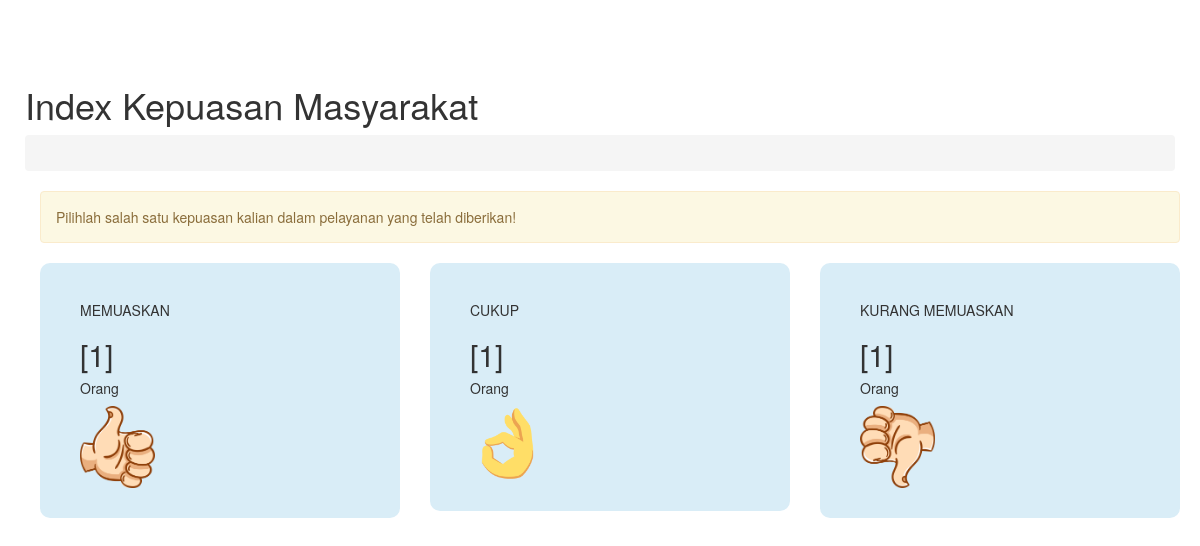
The page /ikm.php on the database its author committed.
### tables this page shows
CREATE TABLE `ikm` (
  `id_ikm` int(5) NOT NULL,
  `puas` int(5) NOT NULL,
  `cukup` int(5) NOT NULL,
  `kurang` int(5) NOT NULL
);

### ikm.php (the view, shortened to what this page needs)
<!DOCTYPE html>
<html lang="en">
  <head>
    <link href="assets/css/bootstrap.css" rel="stylesheet">
    <link href="assets/css/sb-admin.css" rel="stylesheet">
    <link rel="stylesheet" href="assets/font-awesome/css/font-awesome.min.css">
  </head>
<body>
<?php
include"header.php";
?>
<div id="page-wrapper">
<div class="row" id="contentInput" >
  <div class="col-lg-12">
    <h1>Index Kepuasan Masyarakat</h1>
      <ol class="breadcrumb">
      </ol>
  </div>
</div>
<?php
  include 'koneksiIKM.php';
  $tampil = mysqli_query($koneksi, "SELECT * FROM ikm");
  $data = mysqli_fetch_array($tampil);
?>
  <div class="container">
    <div class="alert alert-warning" role="alert">
      Pilihlah salah satu kepuasan kalian dalam pelayanan yang telah diberikan!
    </div>
    <div class="row">
      <div class="col-md-4">
        <div class="bg-info box text-white">
          <div class="row">
            <div class="col-md-12">
              <h5>MEMUASKAN</h5>
              <h2>[<?=$data['puas']?>]</h2>
              <h5>Orang</h5>
            </div>
            <div class="col-md-4">
              <a href="simpan.php?ket=memuaskan" title="Jika anda merasa nyaman/puas dengan pelayanan yang sudah diberikan maka klik icon ini">
                <img src="img/memuaskan.png" style="width: 75px;">
              </a>
            </div>
          </div>
        </div>
      </div>
       <div class="col-md-4">
        <div class="bg-info box text-white">
          <div class="row">
            <div class="col-md-12">
              <h5>CUKUP</h5>
              <h2>[<?=$data['cukup']?>]</h2>
              <h5>Orang</h5>
            </div>
             <div class="col-md-4">
              <a href="simpan.php?ket=cukup" title="Jika anda merasa nyaman/cukup dengan pelayanan yang sudah diberikan maka klik icon ini">
                <img src="img/cukup.png" style="width: 75px;">
              </a>
            </div>
          </div>
        </div>
      </div>
       <div class="col-md-4">
        <div class="bg-info box text-white">
          <div class="row">
            <div class="col-md-12">
              <h5>KURANG MEMUASKAN</h5>
              <h2>[<?=$data['kurang']?>]</h2>
              <h5>Orang</h5>
            </div>
             <div class="col-md-4">
              <a href="simpan.php?ket=kurang" title="Jika anda merasa kurang nyamandengan pelayanan yang sudah diberikan maka klik icon ini">
                <img src="img/kurang.png" style="width: 75px;">
              </a>
          </div>
        </div>
      </div>
    </div>
  </div>
  </body>
</html>

### assets/css/sb-admin.css (style rules this page uses)
body { margin-top: 50px; }
#page-wrapper { width: 100%; padding: 5px 15px; }
@media (min-width:768px) { #page-wrapper { padding: 15px 25px; } }

### ikm.php (style rules this page uses)
.box { padding: 30px 40px; border-radius: 10px; }

### rows shown on the page
ikm: puas "1", cukup "1", kurang "1"
